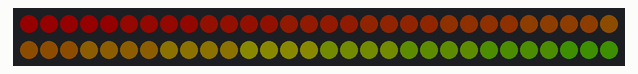
Recording of a sketch running on a simulated Arduino Uno, built with avr-gcc and run on an emulated ATmega328P. Shown: 60 RGB LEDs in strip order, left to right, continuing on the next row. Dim RGB values are drawn brighter than linear; random numbers use the default seed unless the sketch sets one.

Above: at 0.16 s.
At 2.9 s:
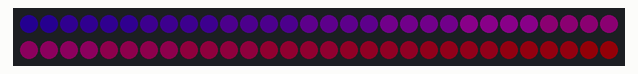
At 8.42 s:
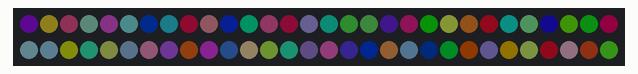
At 17.14 s:
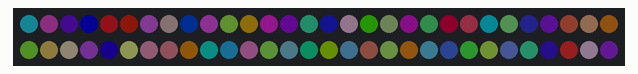
At 27.05 s:
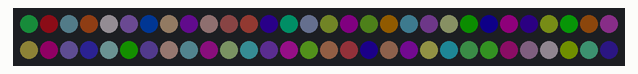
At 37.58 s:
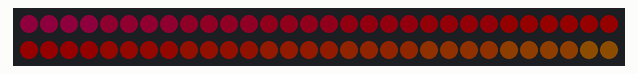

The sketch:

W2_lab2.2.ino
```cpp
#include <Adafruit_NeoPixel.h>

#define PIN 6          // 定义灯带连接的引脚
#define NUMPIXELS 60   // 定义灯带上的像素数量

Adafruit_NeoPixel strip = Adafruit_NeoPixel(NUMPIXELS, PIN, NEO_GRB + NEO_KHZ800);

void setup() {
  strip.begin();       // 初始化灯带
  strip.setBrightness(20); // 设置亮度（0-255）
  strip.show();        // 确保所有像素初始化时为关闭状态
}

void loop() {
  colorCycle(10);          // 运行循环颜色渐变效果
  movingBar(80, strip.Color(255, 0, 0)); // 红色跨条移动效果
  flashEffect(5, 250);      // 随机闪烁效果
  randomColorFill(100);    // 随机颜色填充效果
}

// 1. 循环颜色渐变效果
void colorCycle(uint8_t wait) {
  for(uint16_t j = 0; j < 256; j++) {
    for(uint16_t i = 0; i < strip.numPixels(); i++) {
      strip.setPixelColor(i, Wheel((i + j) & 255));
    }
    strip.show();
    delay(wait);
  }
}

// 2. 跨条移动效果
void movingBar(uint8_t wait, uint32_t color) {
  for(uint16_t i = 0; i < strip.numPixels() - 5; i++) {
    strip.clear();
    for(uint16_t j = 0; j < 5; j++) {
      strip.setPixelColor(i + j, color);
    }
    strip.show();
    delay(wait);
  }
}

// 3. 随机闪烁效果
void flashEffect(uint8_t flashes, uint8_t wait) {
  for(uint8_t i = 0; i < flashes; i++) {
    for(uint16_t j = 0; j < strip.numPixels(); j++) {
      strip.setPixelColor(j, strip.Color(random(0, 255), random(0, 255), random(0, 255)));
    }
    strip.show();
    delay(wait);
    strip.clear();
    strip.show();
    delay(wait);
  }
}

// 4. 随机颜色填充效果
void randomColorFill(uint8_t wait) {
  for(uint16_t i = 0; i < strip.numPixels(); i++) {
    strip.setPixelColor(i, strip.Color(random(0, 255), random(0, 255), random(0, 255)));
    strip.show();
    delay(wait);
  }
}

// 辅助函数：生成颜色渐变
uint32_t Wheel(byte WheelPos) {
  WheelPos = 255 - WheelPos;
  if(WheelPos < 85) {
    return strip.Color(255 - WheelPos * 3, 0, WheelPos * 3);
  } else if(WheelPos < 170) {
    WheelPos -= 85;
    return strip.Color(0, WheelPos * 3, 255 - WheelPos * 3);
  } else {
    WheelPos -= 170;
    return strip.Color(WheelPos * 3, 255 - WheelPos * 3, 0);
  }
}
```
